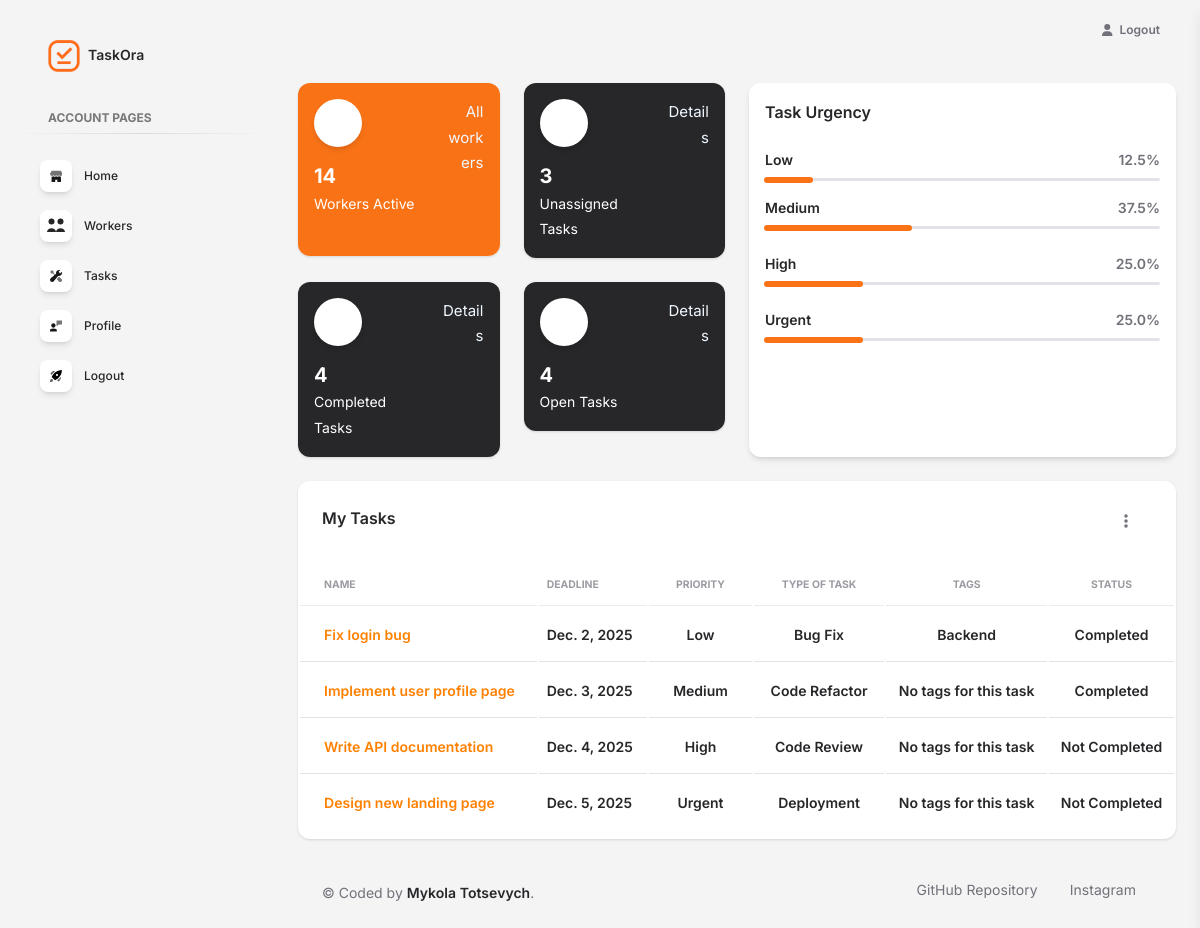
The app's page / (signed in), older data.
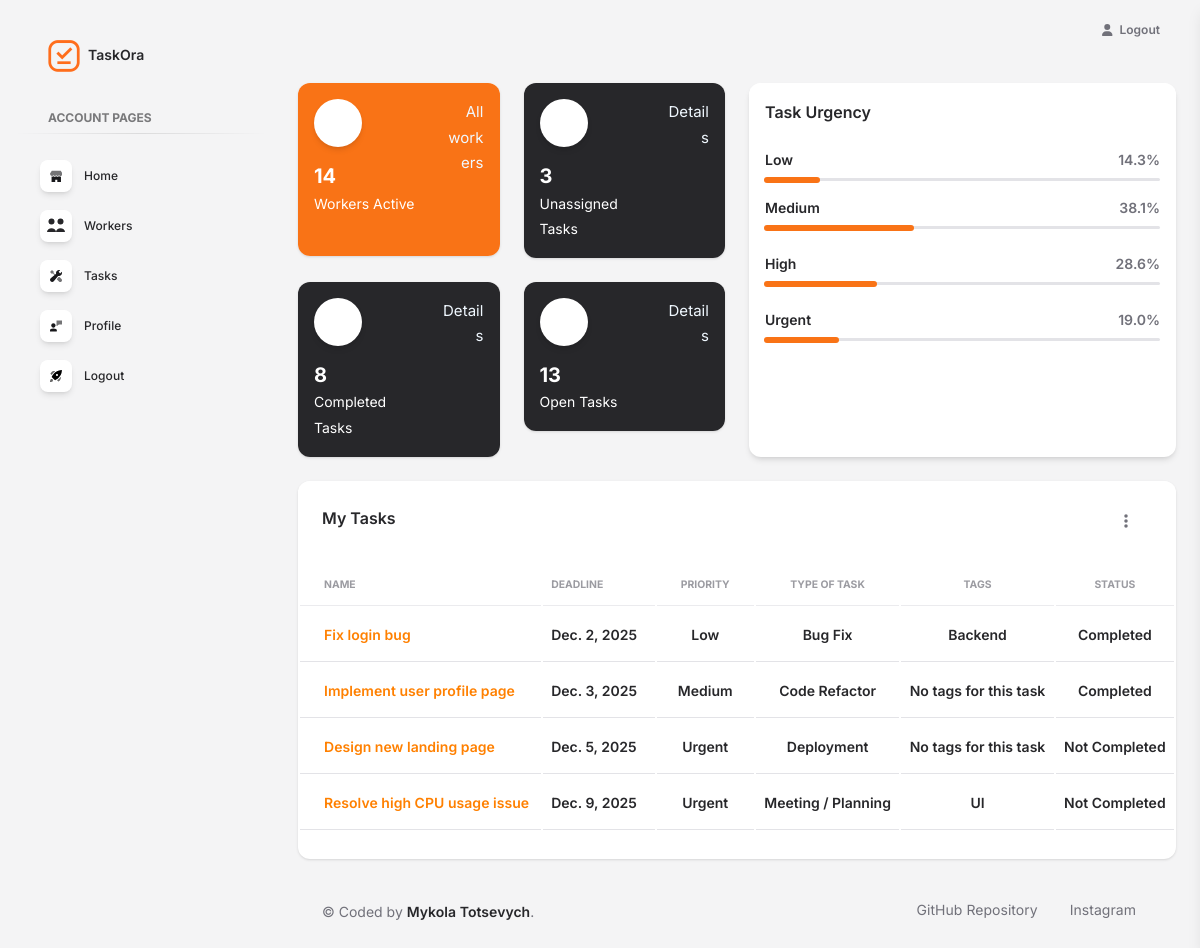
The same page, newer data.
### task_manager/models.py (models this page shows, shortened)
class Task(models.Model):
    PRIORITY_CHOICES = [
        ("Low", "Low"),
        ("Medium", "Medium"),
        ("High", "High"),
        ("Urgent", "Urgent"),
    ]
    name = models.CharField(max_length=255)
    description = models.TextField()
    deadline = models.DateField(null=True, blank=True)
    is_completed = models.BooleanField(default=False)
    priority = models.CharField(max_length=10, choices=PRIORITY_CHOICES)
    task_type = models.ForeignKey(
        TaskType,
        on_delete=models.CASCADE,
        related_name="tasks"
    )
    tags = models.ManyToManyField(Tag, related_name="tasks")
    assignees = models.ManyToManyField(settings.AUTH_USER_MODEL, related_name="tasks")

class TaskType(models.Model):
    name = models.CharField(max_length=255, unique=True)
    class Meta:
        ordering = ("name",)
    def __str__(self):
        return self.name

class Tag(models.Model):
    name = models.CharField(max_length=255, unique=True)
    class Meta:
        ordering = ("name",)
    def __str__(self):
        return self.name

### task_manager/views.py (the view)
# urls.py: path("", index, name="index"),
@login_required
def index(request: HttpRequest) -> HttpResponse:
    num_of_workers = Worker.objects.filter(is_active=True).count()
    num_of_completed_tasks = Task.objects.filter(is_completed=True).count()
    num_of_not_completed_tasks = Task.objects.filter(is_completed=False).count()
    num_of_unassigned_tasks = Task.objects.filter(assignees__isnull=True).count()
    num_of_all_tasks = Task.objects.count()
    percentage_of_low_priority_tasks = round(
            Task.objects.filter(priority="Low").count() * 100 / num_of_all_tasks, 1
    )
    percentage_of_medium_priority_tasks = round(
            Task.objects.filter(priority="Medium").count() * 100 / num_of_all_tasks, 1
    )
    percentage_of_high_priority_tasks = round(
            Task.objects.filter(priority="High").count() * 100 / num_of_all_tasks, 1
    )
    percentage_of_urgent_priority_tasks = round(
            Task.objects.filter(priority="Urgent").count() * 100 / num_of_all_tasks, 1
    )
    worker_task_list = (
        Task.objects.filter(assignees__id=request.user.id)
        .select_related("task_type")
        .prefetch_related("tags")
    )
    if request.GET.get("completed") == "Yes":
        worker_task_list = worker_task_list.filter(is_completed=True)
    elif request.GET.get("completed") == "No":
        worker_task_list = worker_task_list.filter(is_completed=False)
    context = {
        "num_of_workers": num_of_workers,
        "num_of_completed_tasks": num_of_completed_tasks,
        "num_of_not_completed_tasks": num_of_not_completed_tasks,
        "num_of_unassigned_tasks": num_of_unassigned_tasks,
        "percentage_of_low_priority_tasks": percentage_of_low_priority_tasks,
        "percentage_of_medium_priority_tasks": percentage_of_medium_priority_tasks,
        "percentage_of_high_priority_tasks": percentage_of_high_priority_tasks,
        "percentage_of_urgent_priority_tasks": percentage_of_urgent_priority_tasks,
        "worker_task_list": worker_task_list,
    }
    return render(request, "task_manager/index.html", context=context)

### task_manager/templatetags/admin_soft.py (called while the page is built)
@assignment_tag(takes_context=True)
def get_direction(context):
    res = {
        'panel': 'text-left',
        'notify': 'right',
        'float': 'float-right',
        'reverse_panel': 'text-right',
        'nav': 'ml-auto'
    }
    if context.get('LANGUAGE_BIDI'):
        res['panel'] = 'text-right'
        res['notify'] = 'left'
        res['float'] = ''
        res['reverse_panel'] = 'text-left'
        res['nav'] = 'mr-auto'
    return res

@assignment_tag(takes_context=True)
def get_admin_setting(context):
    res = {
    }
    return res

### templates/task_manager/index.html (shortened to what the changed rows need)
{% extends "layouts/base.html" %}
{% load static %}
{% block content %}
<div class="container-fluid py-4" style="width: 100%; max-width: 100vw; overflow-x: hidden">
  <div class="row">
    <div class="col-lg-6 col-12">
      <div class="row mt-4">
        <div class="col-lg-6 col-md-6 col-12">
          <div class="card">
            <div class="card-body p-3 position-relative">
              <div class="row">
                <div class="col-8 text-start">
                  <div class="icon icon-shape bg-white shadow text-center border-radius-2xl">
                  </div>
                  <h5 class="text-white font-weight-bolder mb-0 mt-3">
                    {{ num_of_completed_tasks }}
                  </h5>
                  <span class="text-white text-sm">Completed Tasks</span>
                </div>
              </div>
            </div>
          </div>
        </div>
        <div class="col-lg-6 col-md-6 col-12 mt-4 mt-md-0">
          <div class="card">
            <div class="card-body p-3 position-relative">
              <div class="row">
                <div class="col-8 text-start">
                  <div class="icon icon-shape bg-white shadow text-center border-radius-2xl">
                  </div>
                  <h5 class="text-white font-weight-bolder mb-0 mt-3">
                    {{ num_of_not_completed_tasks }}
                  </h5>
                  <span class="text-white text-sm">Open Tasks</span>
                </div>
                </div>
              </div>
            </div>
          </div>
        </div>
      </div>
    <div class="col-lg-6 col-12 mt-4 mt-lg-0">
      <div class="card shadow h-100">
        <div class="card-body pb-0 p-3">
          <ul class="list-group">
            <li class="list-group-item border-0 d-flex align-items-center px-0 mb-0">
              <div class="w-100">
                <div class="d-flex mb-2">
                  <span class="me-2 text-sm font-weight-bold text-dark">Low</span>
                  <span class="ms-auto text-sm font-weight-bold">{{ percentage_of_low_priority_tasks }}%</span>
                </div>
                <div>
                  <div class="progress progress-md">
                    <div class="progress-bar bg-primary" style="width: {{ percentage_of_low_priority_tasks }}%" role="progressbar" aria-valuenow="{{ percentage_of_low_priority_tasks }}" aria-valuemin="0" aria-valuemax="100"></div>
                  </div>
                </div>
              </div>
            </li>
            <li class="list-group-item border-0 d-flex align-items-center px-0 mb-2">
              <div class="w-100">
                <div class="d-flex mb-2">
                  <span class="me-2 text-sm font-weight-bold text-dark">Medium</span>
                  <span class="ms-auto text-sm font-weight-bold">{{ percentage_of_medium_priority_tasks }}%</span>
                </div>
                <div>
                  <div class="progress progress-md">
                    <div class="progress-bar bg-primary" style="width: {{ percentage_of_medium_priority_tasks }}%" role="progressbar" aria-valuenow="{{ percentage_of_medium_priority_tasks }}" aria-valuemin="0" aria-valuemax="100"></div>
                  </div>
                </div>
              </div>
            </li>
            <li class="list-group-item border-0 d-flex align-items-center px-0 mb-2">
              <div class="w-100">
                <div class="d-flex mb-2">
                  <span class="me-2 text-sm font-weight-bold text-dark">High</span>
                  <span class="ms-auto text-sm font-weight-bold">{{ percentage_of_high_priority_tasks }}%</span>
                </div>
                <div>
                  <div class="progress progress-md">
                    <div class="progress-bar bg-primary" style="width: {{ percentage_of_high_priority_tasks }}%" role="progressbar" aria-valuenow="{{ percentage_of_high_priority_tasks }}" aria-valuemin="0" aria-valuemax="100"></div>
                  </div>
                </div>
              </div>
            </li>
            <li class="list-group-item border-0 d-flex align-items-center px-0 mb-2">
              <div class="w-100">
                <div class="d-flex mb-2">
                  <span class="me-2 text-sm font-weight-bold text-dark">Urgent</span>
                  <span class="ms-auto text-sm font-weight-bold">{{ percentage_of_urgent_priority_tasks }}%</span>
                </div>
                <div>
                  <div class="progress progress-md">
                    <div class="progress-bar bg-primary" role="progressbar" style="width: {{ percentage_of_urgent_priority_tasks }}%" aria-valuenow="{{ percentage_of_urgent_priority_tasks }}" aria-valuemin="0" aria-valuemax="100"></div>
                  </div>
                </div>
              </div>
            </li>
          </ul>
        </div>
      </div>
    </div>
  </div>
  <div class="row my-4">
    <div class="col-12 mb-md-0 mb-4">
      <div class="card">
        <div class="card-body px-0 pb-2">
          <div class="table-responsive" style="max-height: 36vh; overflow-y: auto;">
            <table class="table align-items-center mb-0">
              {% if worker_task_list %}
                <thead>
                  <tr>
                    <th class="text-uppercase text-secondary text-xxs font-weight-bolder opacity-7">Name</th>
                    <th class="text-uppercase text-secondary text-xxs font-weight-bolder opacity-7 ps-2">Deadline</th>
                    <th class="text-center text-uppercase text-secondary text-xxs font-weight-bolder opacity-7">Priority</th>
                    <th class="text-center text-uppercase text-secondary text-xxs font-weight-bolder opacity-7">Type of task</th>
                    <th class="text-center text-uppercase text-secondary text-xxs font-weight-bolder opacity-7">Tags</th>
                    <th class="text-center text-uppercase text-secondary text-xxs font-weight-bolder opacity-7">Status</th>
                  </tr>
                </thead>
                <tbody>
                  {% for task in worker_task_list %}
                    <tr>
                      <td class="align-middle ps-4 py-3">
                        <a href="{% url "task_manager:task-detail" task.id %}" style="color: #ff8000; font-weight: 600;">
                          <div class="mb-0 text-sm">{{ task.name }}</div>
                        </a>
                      </td>
                      <td class="align-middle px-2 py-3">
                        <h6 class="mb-0 text-sm">{{ task.deadline }}</h6>
                      </td>
                      <td class="align-middle px-2 py-3 text-center">
                        <h6 class="mb-0 text-sm">{{ task.priority }}</h6>
                      </td>
                      <td class="align-middle px-2 py-3 text-center">
                        <h6 class="mb-0 text-sm">{{ task.task_type }}</h6>
                      </td>
                      <td class="align-middle px-2 py-3 text-center">
                        {% for tag in task.tags.all %}
                          <h6 class="mb-0 text-sm">{{ tag }}</h6>
                        {% empty %}
                          <h6 class="mb-0 text-sm">No tags for this task</h6>
                        {% endfor %}
                      </td>
                      <td class="align-middle px-2 py-3 text-center">
                        {% if task.is_completed %}
                          <h6 class="mb-0 text-sm">Completed</h6>
                        {% else %}
                          <h6 class="mb-0 text-sm">Not Completed</h6>
                        {% endif %}
                      </td>
                    </tr>
                  {% endfor %}
                </tbody>
              {% else %}
                <div class="card-body px-4 py-3">
                  <h6 class="mb-0">There is nothing here.</h6>
                </div>
              {% endif %}
            </table>
          </div>
        </div>
      </div>
    </div>
  </div>
</div>
{% endblock content %}

Row changes from the older to the newer data that the page shows:
no longer on this page (row edited): Task: name "Write API documentation", deadline "Dec. 4, 2025", priority "High", task_type "Code Review", is_completed "Not Completed"
now on this page (row edited): Task: name "Resolve high CPU usage issue", deadline "Dec. 9, 2025", priority "Urgent", task_type "Meeting / Planning", is_completed "Not Completed"
now on this page (row unchanged): Tag: name "UI", shown under "Resolve high CPU usage issue"
Text that changed along with them:
{{ num_of_completed_tasks }}: "4" → "8"
{{ num_of_not_completed_tasks }}: "4" → "13"
{{ percentage_of_low_priority_tasks }}: "12.5" → "14.3"
{{ percentage_of_low_priority_tasks }}: 12.5 → 14.3 (drawn)
{{ percentage_of_medium_priority_tasks }}: "37.5" → "38.1"
{{ percentage_of_medium_priority_tasks }}: 37.5 → 38.1 (drawn)
{{ percentage_of_high_priority_tasks }}: "25.0" → "28.6"
{{ percentage_of_high_priority_tasks }}: 25.0 → 28.6 (drawn)
{{ percentage_of_urgent_priority_tasks }}: "25.0" → "19.0"
{{ percentage_of_urgent_priority_tasks }}: 25.0 → 19.0 (drawn)
